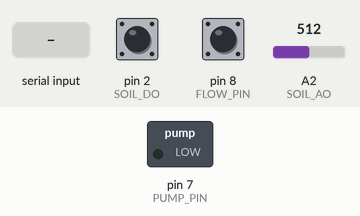
The sketch below on a simulated Arduino Uno, built with avr-gcc and run on an emulated ATmega328P. Shown: switched loads named in the sketch (green lamp = pin HIGH). The test bench sets the inputs (shaded band); at power-on: A2 (SOIL_AO) = 512, pin 2 (SOIL_DO) HIGH, pin 8 (FLOW_PIN) HIGH. What the sketch prints to the serial monitor is not drawn.

Above: at 1.2 s.
1.3 s: "1" received over Serial
At 1.9 s:
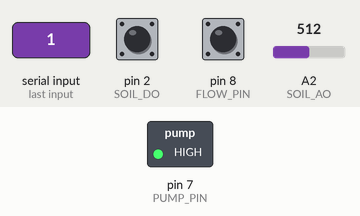
2.8 s: A2 (SOIL_AO) set to 1004
4.3 s: A2 (SOIL_AO) set to 1021
10.0 s: "0" received over Serial
At 10.5 s:
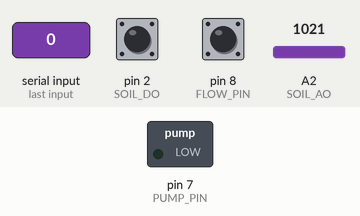
Timing chart, 0 to 12.6 s (numbered marks = the images above; inputs shaded):
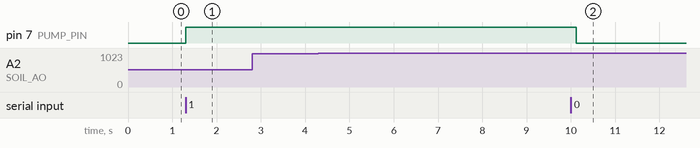

Measured:
- after the input at 1.3 s, pin 7 (PUMP_PIN): LOW → HIGH at once
- after the input at 2.8 s, every drawn part: stays the same
- after the input at 4.3 s, every drawn part: stays the same
- after the input at 10.0 s, pin 7 (PUMP_PIN): HIGH → LOW after 0.12 s

The sketch:

FlowSensor.ino
```cpp
/*
 * Atmosphere - Integrated Monitoring: Soil Moisture + Flow + Pump (digital on/off)
 * Soil moisture: AO->A2, DO->D2, VCC->5V, GND->GND
 * Flow sensor YF-S401: Red->5V, Yellow->D8, Black->GND
 * Pump: IO->D7 (high = pumping)
 * Serial command: single byte '1' pump on / '0' pump off
 */

const int SOIL_AO = A2;
const int SOIL_DO = 2;
const int PUMP_PIN = 7;   // pump digital on/off (high = pumping)
const int FLOW_PIN = 8;

volatile unsigned long pulseCount = 0;
volatile unsigned long cmdCount = 0;   // received-command counter (diagnostics)
unsigned long lastTime = 0;
float totalFlow = 0;
int lastFlowState = HIGH;

int pumpState = 0;   // 0=stop, 1=pumping

void setup() {
  Serial.begin(9600);
  pinMode(SOIL_DO, INPUT_PULLUP);
  pinMode(PUMP_PIN, OUTPUT);
  digitalWrite(PUMP_PIN, LOW);   // start stopped (high = pumping, LOW = stop)
  pinMode(FLOW_PIN, INPUT_PULLUP);
  lastFlowState = digitalRead(FLOW_PIN);
  lastTime = millis();
}

void loop() {
  // read command (single byte '1' on / '0' off)
  while (Serial.available()) {
    char c = Serial.read();
    if (c == '1') { pumpState = 1; digitalWrite(PUMP_PIN, HIGH); cmdCount++; }
    else if (c == '0') { pumpState = 0; digitalWrite(PUMP_PIN, LOW); cmdCount++; }
  }

  // poll flow pulses (rising edge)
  int cur = digitalRead(FLOW_PIN);
  if (lastFlowState == LOW && cur == HIGH) pulseCount++;
  lastFlowState = cur;

  // stats output every second
  unsigned long now = millis();
  if (now - lastTime >= 1000) {
    // flow
    unsigned long pulses = pulseCount;
    pulseCount = 0;
    float flowPerSec = pulses / 3433.8;
    float flowPerMin = flowPerSec * 60;
    totalFlow += flowPerSec;

    // soil moisture (with disconnect detection)
    int raw = analogRead(SOIL_AO);
    int minV = raw, maxV = raw;
    for (int i = 0; i < 4; i++) {
      delay(10);
      int v = analogRead(SOIL_AO);
      if (v < minV) minV = v;
      if (v > maxV) maxV = v;
    }
    int jitter = maxV - minV;
    bool disconnected = (jitter > 200) || (raw > 1010);
    int percent = disconnected ? -1 : constrain(map(raw, 0, 1023, 100, 0), 0, 100);
    bool dry = digitalRead(SOIL_DO);

    // output combined JSON
    Serial.print("{\"pump\":");
    Serial.print(pumpState);
    Serial.print(",\"cmd_count\":");
    Serial.print(cmdCount);
    Serial.print(",\"soil_raw\":");
    Serial.print(raw);
    Serial.print(",\"soil_percent\":");
    Serial.print(percent);
    Serial.print(",\"soil_dry\":");
    Serial.print(dry ? "true" : "false");
    Serial.print(",\"soil_connected\":");
    Serial.print(disconnected ? "false" : "true");
    Serial.print(",\"flow_pulses\":");
    Serial.print(pulses);
    Serial.print(",\"flow\":");
    Serial.print(flowPerMin, 3);
    Serial.print(",\"total\":");
    Serial.print(totalFlow, 3);
    Serial.println("}");

    lastTime = now;
  }
}
```
